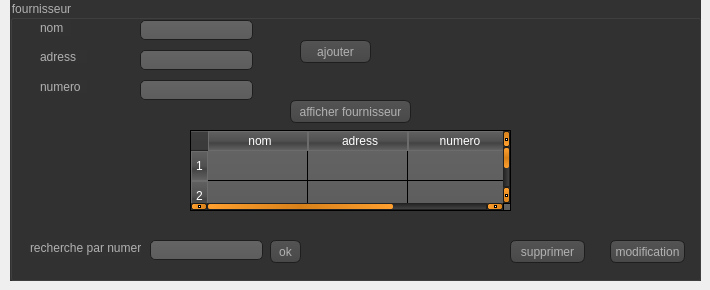
    <widget class="QWidget" name="page_2">
     <widget class="QGroupBox" name="groupBox_2">
      <property name="geometry">
       <rect>
        <x>10</x>
        <y>0</y>
        <width>691</width>
        <height>281</height>
       </rect>
      </property>
      <property name="styleSheet">
       <string notr="true">QToolTip
{
     border: 1px solid black;
     background-color: #ffa02f;
     padding: 1px;
     border-radius: 3px;
     opacity: 100;
}

QWidget
{
    color: #b1b1b1;
    background-color: #323232;
}

QWidget:item:hover
{
    background-color: QLinearGradient( x1: 0, y1: 0, x2: 0, y2: 1, stop: 0 #ffa02f, stop: 1 #ca0619);
    color: #000000;
}

QWidget:item:selected
{
    background-color: QLinearGradient( x1: 0, y1: 0, x2: 0, y2: 1, stop: 0 #ffa02f, stop: 1 #d7801a);
}

QMenuBar::item
{
    background: transparent;
}

QMenuBar::item:selected
{
    background: transparent;
    border: 1px solid #ffaa00;
}

QMenuBar::item:pressed
{
    background: #444;
    border: 1px solid #000;
    background-color: QLinearGradient(
        x1:0, y1:0,
        x2:0, y2:1,
        stop:1 #212121,
        stop:0.4 #343434/*,
        stop:0.2 #343434,
        stop:0.1 #ffaa00*/
    );
    margin-bottom:-1px;
    padding-bottom:1px;
}

QMenu
{
    border: 1px solid #000;
}

QMenu::item
{
    padding: 2px 20px 2px 20px;
}

QMenu::item:selected
{
    color: #000000;
}

QWidget:disabled
{
    color: #404040;
    background-color: #323232;
}

QAbstractItemView
{
    background-color: QLinearGradient( x1: 0, y1: 0, x2: 0, y2: 1, stop: 0 #4d4d4d, stop: 0.1 #646464, stop: 1 #5d5d5d);
}

QWidget:focus
{
    /*border: 2px solid QLinearGradient( x1: 0, y1: 0, x2: 0, y2: 1, stop: 0 #ffa02f, stop: 1 #d7801a);*/
}

QLineEdit
{
    background-color: QLinearGradient( x1: 0, y1: 0, x2: 0, y2: 1, stop: 0 #4d4d4d, stop: 0 #646464, stop: 1 #5d5d5d);
    padding: 1px;
    border-style: solid;
    border: 1px solid #1e1e1e;
    border-radius: 5;
}

QPushButton
{
    color: #b1b1b1;
    background-color: QLinearGradient( x1: 0, y1: 0, x2: 0, y2: 1, stop: 0 #565656, stop: 0.1 #525252, stop: 0.5 #4e4e4e, stop: 0.9 #4a4a4a, stop: 1 #464646);
    border-width: 1px;
    border-color: #1e1e1e;
    border-style: solid;
    border-radius: 6;
    padding: 3px;
    font-size: 12px;
    padding-left: 5px;
    padding-right: 5px;
}

QPushButton:pressed
{
    background-color: QLinearGradient( x1: 0, y1: 0, x2: 0, y2: 1, stop: 0 #2d2d2d, stop: 0.1 #2b2b2b, stop: 0.5 #292929, stop: 0.9 #282828, stop: 1 #252525);
}

QComboBox
{
    selection-background-color: #ffaa00;
    background-color: QLinearGradient( x1: 0, y1: 0, x2: 0, y2: 1, stop: 0 #565656, stop: 0.1 #525252, stop: 0.5 #4e4e4e, stop: 0.9 #4a4a4a, stop: 1 #464646);
    border-style: solid;
    border: 1px solid #1e1e1e;
    border-radius: 5;
}

QComboBox:hover,QPushButton:hover
{
    border: 2px solid QLinearGradient( x1: 0, y1: 0, x2: 0, y2: 1, stop: 0 #ffa02f, stop: 1 #d7801a);
}


QComboBox:on
{
    padding-top: 3px;
    padding-left: 4px;
    background-color: QLinearGradient( x1: 0, y1: 0, x2: 0, y2: 1, stop: 0 #2d2d2d, stop: 0.1 #2b2b2b, stop: 0.5 #292929, stop: 0.9 #282828, stop: 1 #252525);
    selection-background-color: #ffaa00;
}

QComboBox QAbstractItemView
{
    border: 2px solid darkgray;
    selection-background-color: QLinearGradient( x1: 0, y1: 0, x2: 0, y2: 1, stop: 0 #ffa02f, stop: 1 #d7801a);
}

QComboBox::drop-down
{
     subcontrol-origin: padding;
     subcontrol-position: top right;
     width: 15px;

     border-left-width: 0px;
     border-left-color: darkgray;
     border-left-style: solid; /* just a single line */
     border-top-right-radius: 3px; /* same radius as the QComboBox */
     border-bottom-right-radius: 3px;
 }

QComboBox::down-arrow
{
     image: url(:/down_arrow.png);
}

QGroupBox:focus
{
border: 2px solid QLinearGradient( x1: 0, y1: 0, x2: 0, y2: 1, stop: 0 #ffa02f, stop: 1 #d7801a);
}

QTextEdit:focus
{
    border: 2px solid QLinearGradient( x1: 0, y1: 0, x2: 0, y2: 1, stop: 0 #ffa02f, stop: 1 #d7801a);
}

QScrollBar:horizontal {
     border: 1px solid #222222;
     background: QLinearGradient( x1: 0, y1: 0, x2: 0, y2: 1, stop: 0.0 #121212, stop: 0.2 #282828, stop: 1 #484848);
     height: 7px;
     margin: 0px 16px 0 16px;
}

QScrollBar::handle:horizontal
{
      background: QLinearGradient( x1: 0, y1: 0, x2: 1, y2: 0, stop: 0 #ffa02f, stop: 0.5 #d7801a, stop: 1 #ffa02f);
      min-height: 20px;
      border-radius: 2px;
}

QScrollBar::add-line:horizontal {
      border: 1px solid #1b1b19;
      border-radius: 2px;
      background: QLinearGradient( x1: 0, y1: 0, x2: 1, y2: 0, stop: 0 #ffa02f, stop: 1 #d7801a);
      width: 14px;
      subcontrol-position: right;
      subcontrol-origin: margin;
}

QScrollBar::sub-line:horizontal {
      border: 1px solid #1b1b19;
      border-radius: 2px;
      background: QLinearGradient( x1: 0, y1: 0, x2: 1, y2: 0, stop: 0 #ffa02f, stop: 1 #d7801a);
      width: 14px;
     subcontrol-position: left;
     subcontrol-origin: margin;
}

QScrollBar::right-arrow:horizontal, QScrollBar::left-arrow:horizontal
{
      border: 1px solid black;
      width: 1px;
      height: 1px;
      background: white;
}

QScrollBar::add-page:horizontal, QScrollBar::sub-page:horizontal
{
      background: none;
}

QScrollBar:vertical
{
      background: QLinearGradient( x1: 0, y1: 0, x2: 1, y2: 0, stop: 0.0 #121212, stop: 0.2 #282828, stop: 1 #484848);
      width: 7px;
      margin: 16px 0 16px 0;
      border: 1px solid #222222;
}

QScrollBar::handle:vertical
{
      background: QLinearGradient( x1: 0, y1: 0, x2: 0, y2: 1, stop: 0 #ffa02f, stop: 0.5 #d7801a, stop: 1 #ffa02f);
      min-height: 20px;
      border-radius: 2px;
}

QScrollBar::add-line:vertical
{
      border: 1px solid #1b1b19;
      border-radius: 2px;
      background: QLinearGradient( x1: 0, y1: 0, x2: 0, y2: 1, stop: 0 #ffa02f, stop: 1 #d7801a);
      height: 14px;
      subcontrol-position: bottom;
      subcontrol-origin: margin;
}

QScrollBar::sub-line:vertical
{
      border: 1px solid #1b1b19;
      border-radius: 2px;
      background: QLinearGradient( x1: 0, y1: 0, x2: 0, y2: 1, stop: 0 #d7801a, stop: 1 #ffa02f);
      height: 14px;
      subcontrol-position: top;
      subcontrol-origin: margin;
}

QScrollBar::up-arrow:vertical, QScrollBar::down-arrow:vertical
{
      border: 1px solid black;
      width: 1px;
      height: 1px;
      background: white;
}


QScrollBar::add-page:vertical, QScrollBar::sub-page:vertical
{
      background: none;
}

QTextEdit
{
    background-color: #242424;
}

QPlainTextEdit
{
    background-color: #242424;
}

QHeaderView::section
{
    background-color: QLinearGradient(x1:0, y1:0, x2:0, y2:1, stop:0 #616161, stop: 0.5 #505050, stop: 0.6 #434343, stop:1 #656565);
    color: white;
    padding-left: 4px;
    border: 1px solid #6c6c6c;
}

QCheckBox:disabled
{
color: #414141;
}

QDockWidget::title
{
    text-align: center;
    spacing: 3px; /* spacing between items in the tool bar */
    background-color: QLinearGradient(x1:0, y1:0, x2:0, y2:1, stop:0 #323232, stop: 0.5 #242424, stop:1 #323232);
}

QDockWidget::close-button, QDockWidget::float-button
{
    text-align: center;
    spacing: 1px; /* spacing between items in the tool bar */
    background-color: QLinearGradient(x1:0, y1:0, x2:0, y2:1, stop:0 #323232, stop: 0.5 #242424, stop:1 #323232);
}

QDockWidget::close-button:hover, QDockWidget::float-button:hover
{
    background: #242424;
}

QDockWidget::close-button:pressed, QDockWidget::float-button:pressed
{
    padding: 1px -1px -1px 1px;
}

QMainWindow::separator
{
    background-color: QLinearGradient(x1:0, y1:0, x2:0, y2:1, stop:0 #161616, stop: 0.5 #151515, stop: 0.6 #212121, stop:1 #343434);
    color: white;
    padding-left: 4px;
    border: 1px solid #4c4c4c;
    spacing: 3px; /* spacing between items in the tool bar */
}

QMainWindow::separator:hover
{

    background-color: QLinearGradient(x1:0, y1:0, x2:0, y2:1, stop:0 #d7801a, stop:0.5 #b56c17 stop:1 #ffa02f);
    color: white;
    padding-left: 4px;
    border: 1px solid #6c6c6c;
    spacing: 3px; /* spacing between items in the tool bar */
}

QToolBar::handle
{
     spacing: 3px; /* spacing between items in the tool bar */
     background: url(:/images/handle.png);
}

QMenu::separator
{
    height: 2px;
    background-color: QLinearGradient(x1:0, y1:0, x2:0, y2:1, stop:0 #161616, stop: 0.5 #151515, stop: 0.6 #212121, stop:1 #343434);
    color: white;
    padding-left: 4px;
    margin-left: 10px;
    margin-right: 5px;
}

QProgressBar
{
    border: 2px solid grey;
    border-radius: 5px;
    text-align: center;
}

QProgressBar::chunk
{
    background-color: #d7801a;
    width: 2.15px;
    margin: 0.5px;
}

QTabBar::tab {
    color: #b1b1b1;
    border: 1px solid #444;
    border-bottom-style: none;
    background-color: #323232;
    padding-left: 10px;
    padding-right: 10px;
    padding-top: 3px;
    padding-bottom: 2px;
    margin-right: -1px;
}

QTabWidget::pane {
    border: 1px solid #444;
    top: 1px;
}

QTabBar::tab:last
{
    margin-right: 0; /* the last selected tab has nothing to overlap with on the right */
    border-top-right-radius: 3px;
}

QTabBar::tab:first:!selected
{
 margin-left: 0px; /* the last selected tab has nothing to overlap with on the right */


    border-top-left-radius: 3px;
}

QTabBar::tab:!selected
{
    color: #b1b1b1;
    border-bottom-style: solid;
    margin-top: 3px;
    background-color: QLinearGradient(x1:0, y1:0, x2:0, y2:1, stop:1 #212121, stop:.4 #343434);
}

QTabBar::tab:selected
{
    border-top-left-radius: 3px;
    border-top-right-radius: 3px;
    margin-bottom: 0px;
}

QTabBar::tab:!selected:hover
{
    /*border-top: 2px solid #ffaa00;
    padding-bottom: 3px;*/
    border-top-left-radius: 3px;
    border-top-right-radius: 3px;
    background-color: QLinearGradient(x1:0, y1:0, x2:0, y2:1, stop:1 #212121, stop:0.4 #343434, stop:0.2 #343434, stop:0.1 #ffaa00);
}

QRadioButton::indicator:checked, QRadioButton::indicator:unchecked{
    color: #b1b1b1;
    background-color: #323232;
    border: 1px solid #b1b1b1;
    border-radius: 6px;
}

QRadioButton::indicator:checked
{
    background-color: qradialgradient(
        cx: 0.5, cy: 0.5,
        fx: 0.5, fy: 0.5,
        radius: 1.0,
        stop: 0.25 #ffaa00,
        stop: 0.3 #323232
    );
}

QCheckBox::indicator{
    color: #b1b1b1;
    background-color: #323232;
    border: 1px solid #b1b1b1;
    width: 9px;
    height: 9px;
}

QRadioButton::indicator
{
    border-radius: 6px;
}

QRadioButton::indicator:hover, QCheckBox::indicator:hover
{
    border: 1px solid #ffaa00;
}

QCheckBox::indicator:checked
{
    image:url(:/images/checkbox.png);
}

QCheckBox::indicator:disabled, QRadioButton::indicator:disabled
{
    border: 1px solid #444;
}</string>
      </property>
      <property name="title">
       <string>fournisseur</string>
      </property>
      <widget class="QLabel" name="label_11">
       <property name="geometry">
        <rect>
         <x>30</x>
         <y>20</y>
         <width>31</width>
         <height>16</height>
        </rect>
       </property>
       <property name="text">
        <string>nom</string>
       </property>
      </widget>
      <widget class="QLabel" name="label_12">
       <property name="geometry">
        <rect>
         <x>30</x>
         <y>50</y>
         <width>47</width>
         <height>13</height>
        </rect>
       </property>
       <property name="text">
        <string>adress</string>
       </property>
      </widget>
      <widget class="QLabel" name="label_13">
       <property name="geometry">
        <rect>
         <x>30</x>
         <y>80</y>
         <width>47</width>
         <height>13</height>
        </rect>
       </property>
       <property name="text">
        <string>numero</string>
       </property>
      </widget>
      <widget class="QLineEdit" name="nom">
       <property name="geometry">
        <rect>
         <x>130</x>
         <y>20</y>
         <width>113</width>
         <height>20</height>
        </rect>
       </property>
       <property name="text">
        <string/>
       </property>
      </widget>
      <widget class="QLineEdit" name="adress">
       <property name="geometry">
        <rect>
         <x>130</x>
         <y>50</y>
         <width>113</width>
         <height>20</height>
        </rect>
       </property>
       <property name="text">
        <string/>
       </property>
      </widget>
      <widget class="QLineEdit" name="numero">
       <property name="geometry">
        <rect>
         <x>130</x>
         <y>80</y>
         <width>113</width>
         <height>20</height>
        </rect>
       </property>
       <property name="text">
        <string/>
       </property>
      </widget>
      <widget class="QPushButton" name="ajouter">
       <property name="geometry">
        <rect>
         <x>290</x>
         <y>40</y>
         <width>71</width>
         <height>23</height>
        </rect>
       </property>
       <property name="text">
        <string>ajouter</string>
       </property>
      </widget>
      <widget class="QLabel" name="label_15">
       <property name="geometry">
        <rect>
         <x>20</x>
         <y>240</y>
         <width>111</width>
         <height>16</height>
        </rect>
       </property>
       <property name="text">
        <string>recherche par numero</string>
       </property>
      </widget>
      <widget class="QLineEdit" name="lineEdit_12">
       <property name="geometry">
        <rect>
         <x>140</x>
         <y>240</y>
         <width>113</width>
         <height>20</height>
        </rect>
       </property>
      </widget>
      <widget class="QPushButton" name="rechercheF">
       <property name="geometry">
        <rect>
         <x>260</x>
         <y>240</y>
         <width>31</width>
         <height>23</height>
        </rect>
       </property>
       <property name="text">
        <string>ok</string>
       </property>
      </widget>
      <widget class="QPushButton" name="supprimerF">
       <property name="geometry">
        <rect>
         <x>500</x>
         <y>240</y>
         <width>75</width>
         <height>23</height>
        </rect>
       </property>
       <property name="text">
        <string>supprimer</string>
       </property>
      </widget>
      <widget class="QPushButton" name="modificationF">
       <property name="geometry">
        <rect>
         <x>600</x>
         <y>240</y>
         <width>75</width>
         <height>23</height>
        </rect>
       </property>
       <property name="text">
        <string>modification</string>
       </property>
      </widget>
      <widget class="QTableWidget" name="tableWidget">
       <property name="geometry">
        <rect>
         <x>180</x>
         <y>130</y>
         <width>321</width>
         <height>81</height>
        </rect>
       </property>
       <row>
        <property name="text">
         <string>1</string>
        </property>
       </row>
       <row>
        <property name="text">
         <string>2</string>
        </property>
       </row>
       <column>
        <property name="text">
         <string>nom</string>
        </property>
       </column>
       <column>
        <property name="text">
         <string>adress</string>
        </property>
       </column>
       <column>
        <property name="text">
         <string>numero</string>
        </property>
       </column>
      </widget>
      <widget class="QPushButton" name="afficherF">
       <property name="geometry">
        <rect>
         <x>280</x>
         <y>100</y>
         <width>121</width>
         <height>23</height>
        </rect>
       </property>
       <property name="text">
        <string>afficher fournisseur</string>
       </property>
      </widget>
     </widget>
    </widget>
